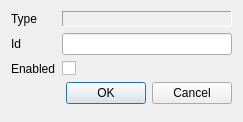
<?xml version="1.0" encoding="UTF-8"?>
<ui version="4.0">
 <class>EditNodeProperties</class>
 <widget class="QDialog" name="EditNodeProperties">
  <property name="geometry">
   <rect>
    <x>0</x>
    <y>0</y>
    <width>243</width>
    <height>122</height>
   </rect>
  </property>
  <property name="windowTitle">
   <string>Node properties</string>
  </property>
  <property name="windowIcon">
   <iconset theme="document-properties"/>
  </property>
  <layout class="QFormLayout" name="formLayout">
   <item row="0" column="0">
    <widget class="QLabel" name="label_2">
     <property name="text">
      <string>Type</string>
     </property>
    </widget>
   </item>
   <item row="0" column="1">
    <widget class="QLabel" name="_type">
     <property name="frameShape">
      <enum>QFrame::Panel</enum>
     </property>
     <property name="frameShadow">
      <enum>QFrame::Sunken</enum>
     </property>
     <property name="text">
      <string/>
     </property>
    </widget>
   </item>
   <item row="1" column="0">
    <widget class="QLabel" name="label">
     <property name="text">
      <string>Id</string>
     </property>
    </widget>
   </item>
   <item row="1" column="1">
    <widget class="QLineEdit" name="_id">
     <property name="maxLength">
      <number>255</number>
     </property>
    </widget>
   </item>
   <item row="3" column="1">
    <widget class="QDialogButtonBox" name="buttonBox">
     <property name="orientation">
      <enum>Qt::Horizontal</enum>
     </property>
     <property name="standardButtons">
      <set>QDialogButtonBox::Cancel|QDialogButtonBox::Ok</set>
     </property>
    </widget>
   </item>
   <item row="2" column="0">
    <widget class="QLabel" name="_enabled_label">
     <property name="text">
      <string>Enabled</string>
     </property>
    </widget>
   </item>
   <item row="2" column="1">
    <widget class="QCheckBox" name="_enabled">
     <property name="text">
      <string/>
     </property>
    </widget>
   </item>
  </layout>
 </widget>
 <resources/>
 <connections>
  <connection>
   <sender>buttonBox</sender>
   <signal>accepted()</signal>
   <receiver>EditNodeProperties</receiver>
   <slot>accept()</slot>
   <hints>
    <hint type="sourcelabel">
     <x>248</x>
     <y>254</y>
    </hint>
    <hint type="destinationlabel">
     <x>157</x>
     <y>274</y>
    </hint>
   </hints>
  </connection>
  <connection>
   <sender>buttonBox</sender>
   <signal>rejected()</signal>
   <receiver>EditNodeProperties</receiver>
   <slot>reject()</slot>
   <hints>
    <hint type="sourcelabel">
     <x>316</x>
     <y>260</y>
    </hint>
    <hint type="destinationlabel">
     <x>286</x>
     <y>274</y>
    </hint>
   </hints>
  </connection>
 </connections>
</ui>
